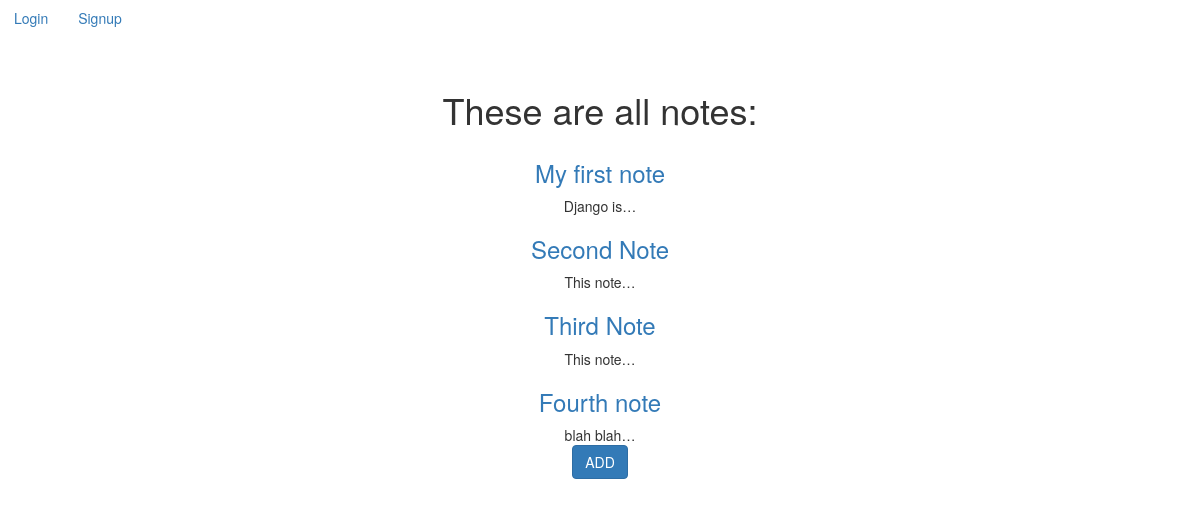
The app's page /notes/notes/, older data.
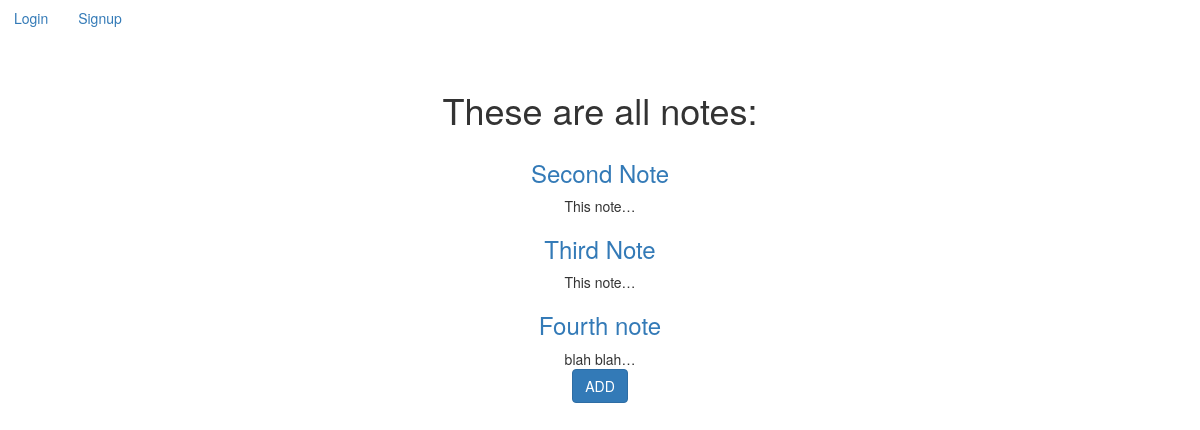
The same page, newer data.
### notes/models.py (models this page shows)
class Note(models.Model):
    title = models.CharField(max_length=200)
    text = models.TextField()
    created = models.DateTimeField(auto_now_add=True)
    user =  models.ForeignKey(User, on_delete=models.CASCADE, related_name='notes')

### notes/views.py (the view)
# urls.py: path('notes/', views.list),
def list(request):
    all_notes = Note.objects.all()
    return render(request, 'notes.html', {'notes': all_notes})

### notes/templates/notes.html (shortened to what this page needs)
{% extends "base.html" %}
{% block content %}
<h1 class="my-5"> These are all notes:</h1>
<div class="row row-cols3 g-2">
    {% for note in notes%}
    <div class="col">
        <div class="border border-primary">
            <a href="{% url 'notes.details' pk=note.id %}"><h3 class="text-dark text-decoration-none">{{note.title}}</h3></a>
            {{note.text | truncatechars:10}}
        </div>
    </div>
    {% endfor %}
</div>
<a href="{% url 'notes.new' %}" class="btn btn-primary">ADD</a>
{% endblock %}

Row changes from the older to the newer data that the page shows:
removed Note: title "My first note", text "Django is…"
